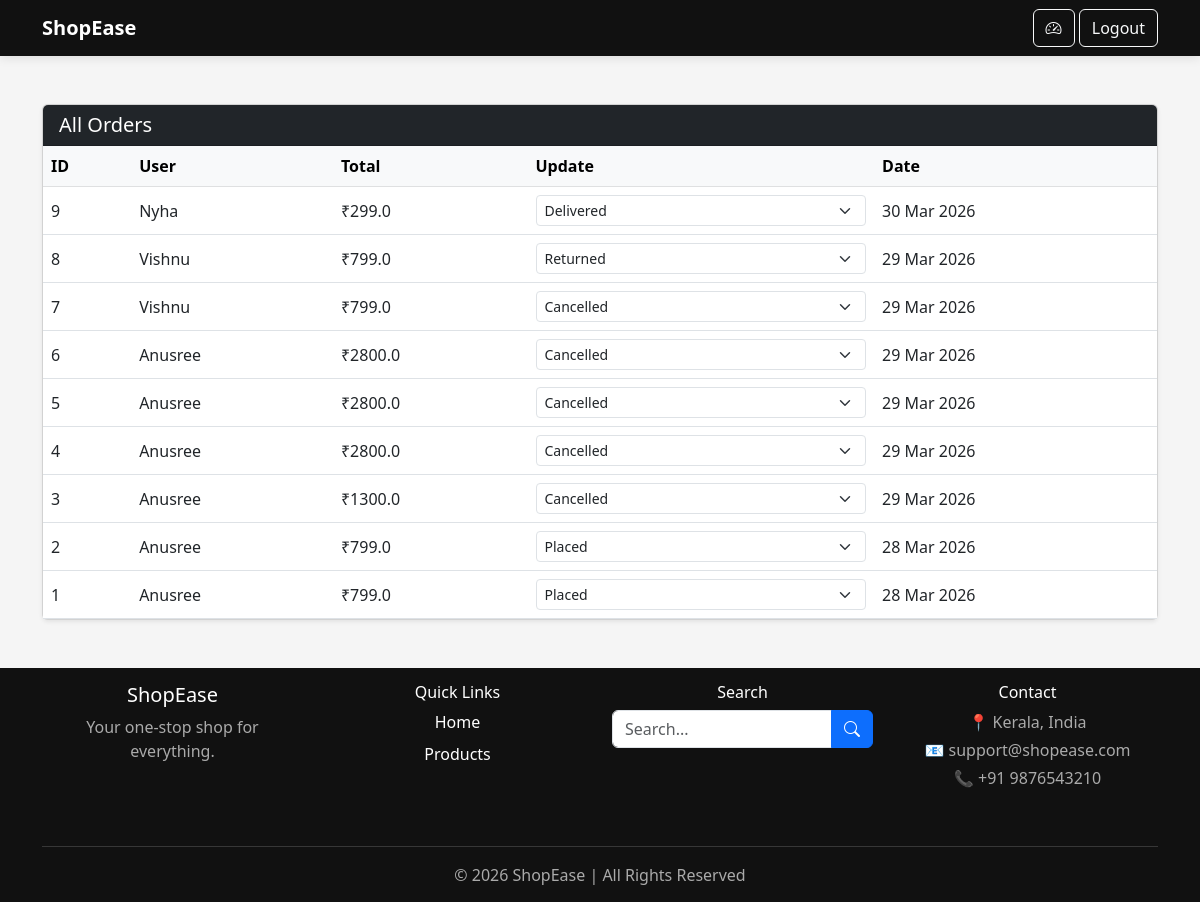
/admin-orders/ (signed in), run on the app's committed database.
### store/models.py (models this page shows)
class Order(models.Model):
    user = models.ForeignKey(User, on_delete=models.CASCADE)
    full_name = models.CharField(max_length=100)
    phone = models.CharField(max_length=15)
    address = models.TextField()
    city = models.CharField(max_length=100)
    pincode = models.CharField(max_length=10)
    PAYMENT_CHOICES = [
        ('COD', 'Cash on Delivery'),
        ('PAYPAL', 'PayPal'),
    ]
    payment_method = models.CharField(max_length=10, choices=PAYMENT_CHOICES)
    is_paid = models.BooleanField(default=False)
    total_price = models.FloatField()
    STATUS_CHOICES = [
    ('Placed', 'Placed'),
    ('Processing', 'Processing'),
    ('Shipped', 'Shipped'),
    ('Delivered', 'Delivered'),
    ('Cancelled', 'Cancelled'),
    ('Returned', 'Returned'),
]
    status = models.CharField(max_length=20, choices=STATUS_CHOICES, default='Placed')
    created_at = models.DateTimeField(auto_now_add=True)

### store/views.py (the view)
# urls.py: path('admin-orders/', views.admin_orders, name='admin_orders'),
@login_required
def admin_orders(request):
    if request.user.profile.role != 'admin':
        return redirect('customer_dashboard')
    orders = Order.objects.all().order_by('-created_at')
    return render(request, 'admin_orders.html', {
        'orders': orders
    })

### store/templates/admin_orders.html (shortened to what this page needs)
{% extends 'base.html' %}
{% block content %}
<div class="card shadow-sm">
    <div class="card-header bg-dark text-white">
        <h5 class="mb-0">All Orders</h5>
    </div>
    <div class="table-responsive">
        <table class="table table-hover align-middle mb-0">
            <thead class="table-light">
                <tr>
                    <th>ID</th>
                    <th>User</th>
                    <th>Total</th>
                    <th>Update</th>
                    <th>Date</th>
                </tr>
            </thead>
            <tbody>
                {% for order in orders %}
                <tr>
                    <td>{{ order.id }}</td>
                    <td>{{ order.user.username }}</td>
                    <td>₹{{ order.total_price }}</td>
                    <td>
                        <form method="POST" action="{% url 'update_order_status' order.id %}">
                            <select name="status" class="form-select form-select-sm"
                                    onchange="this.form.submit()">
                                <option value="Placed" {% if order.status == 'Placed' %}selected{% endif %}>Placed</option>
                                <option value="Delivered" {% if order.status == 'Delivered' %}selected{% endif %}>Delivered</option>
                                <option value="Cancelled" {% if order.status == 'Cancelled' %}selected{% endif %}>Cancelled</option>
                                <option value="Returned" {% if order.status == 'Returned' %}selected{% endif %}>Returned</option>
                            </select>
                        </form>
                    </td>
                    <td>{{ order.created_at|date:"d M Y" }}</td>
                </tr>
                {% empty %}
                <tr>
                    <td colspan="5" class="text-center">No orders found</td>
                </tr>
                {% endfor %}
            </tbody>
        </table>
    </div>
</div>
{% endblock %}

### store/templates/base.html (style rules this page uses)
body { display: flex; flex-direction: column; background: #f5f5f5; font-family: 'Segoe UI', sans-serif; padding-top: 80px; }

### data on the page
Order: id "9", user.username "Nyha", total_price "299.0", status "Delivered", created_at "30 Mar 2026"
Order: id "8", user.username "Vishnu", total_price "799.0", status "Returned", created_at "29 Mar 2026"
Order: id "7", user.username "Vishnu", total_price "799.0", status "Cancelled", created_at "29 Mar 2026"
Order: id "6", user.username "Anusree", total_price "2800.0", status "Cancelled", created_at "29 Mar 2026"
Order: id "5", user.username "Anusree", total_price "2800.0", status "Cancelled", created_at "29 Mar 2026"
Order: id "4", user.username "Anusree", total_price "2800.0", status "Cancelled", created_at "29 Mar 2026"
Order: id "3", user.username "Anusree", total_price "1300.0", status "Cancelled", created_at "29 Mar 2026"
Order: id "2", user.username "Anusree", total_price "799.0", created_at "28 Mar 2026"
Order: id "1", user.username "Anusree", total_price "799.0", created_at "28 Mar 2026"
